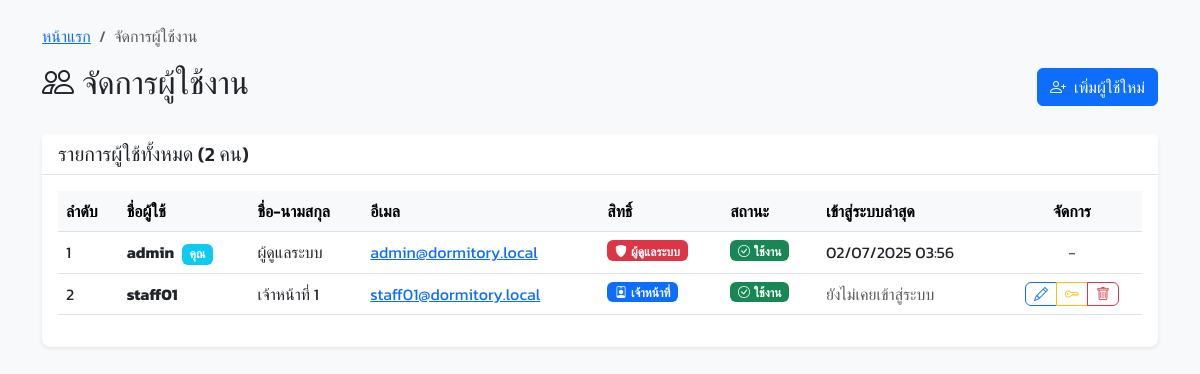
The page /admin/users.php (signed in) on the database its author committed.
### tables this page shows
CREATE TABLE `users` (
  `user_id` int(11) NOT NULL,
  `username` varchar(50) NOT NULL,
  `password_hash` varchar(255) NOT NULL,
  `full_name` varchar(100) NOT NULL,
  `email` varchar(100) DEFAULT NULL,
  `user_role` enum('admin','staff') DEFAULT 'staff',
  `is_active` tinyint(1) DEFAULT 1,
  `last_login` timestamp NULL DEFAULT NULL,
  `created_at` timestamp NOT NULL DEFAULT current_timestamp()
);

### admin/users.php (the view, shortened to what this page needs)
<?php
require_once 'config.php';
try {
    $stmt = $pdo->query("SELECT * FROM users ORDER BY created_at DESC");
    $users = $stmt->fetchAll();
} catch(PDOException $e) {
    $error_message = 'เกิดข้อผิดพลาดในการโหลดข้อมูล';
    $users = [];
}
include 'includes/header.php';
?>
<div class="container mt-4">
    <nav aria-label="breadcrumb">
        <ol class="breadcrumb">
            <li class="breadcrumb-item"><a href="index.php">หน้าแรก</a></li>
            <li class="breadcrumb-item active">จัดการผู้ใช้งาน</li>
        </ol>
    </nav>
    <div class="d-flex justify-content-between align-items-center mb-4">
        <h2><i class="bi bi-people me-2"></i>จัดการผู้ใช้งาน</h2>
        <button class="btn btn-primary" data-bs-toggle="modal" data-bs-target="#addUserModal">
            <i class="bi bi-person-plus me-2"></i>เพิ่มผู้ใช้ใหม่
        </button>
    </div>
    <div class="card">
        <div class="card-header">
            <h5 class="card-title mb-0">รายการผู้ใช้ทั้งหมด (<?php echo count($users); ?> คน)</h5>
        </div>
        <div class="card-body">
            <div class="table-responsive">
                <table class="table table-hover">
                    <thead class="table-light">
                        <tr>
                            <th>ลำดับ</th>
                            <th>ชื่อผู้ใช้</th>
                            <th>ชื่อ-นามสกุล</th>
                            <th>อีเมล</th>
                            <th>สิทธิ์</th>
                            <th>สถานะ</th>
                            <th>เข้าสู่ระบบล่าสุด</th>
                            <th class="text-center">จัดการ</th>
                        </tr>
                    </thead>
                    <tbody>
                        <?php foreach ($users as $index => $user): ?>
                        <tr>
                            <td><?php echo $index + 1; ?></td>
                            <td>
                                <strong><?php echo htmlspecialchars($user['username']); ?></strong>
                                <?php if ($user['user_id'] == $_SESSION['user_id']): ?>
                                    <span class="badge bg-info ms-1">คุณ</span>
                                <?php endif; ?>
                            </td>
                            <td><?php echo htmlspecialchars($user['full_name']); ?></td>
                            <td>
                                <?php if ($user['email']): ?>
                                    <a href="mailto:<?php echo htmlspecialchars($user['email']); ?>">
                                        <?php echo htmlspecialchars($user['email']); ?>
                                    </a>
                                <?php else: ?>
                                    <span class="text-muted">-</span>
                                <?php endif; ?>
                            </td>
                            <td>
                                <?php if ($user['user_role'] === 'admin'): ?>
                                    <span class="badge bg-danger">
                                        <i class="bi bi-shield-fill me-1"></i>ผู้ดูแลระบบ
                                    </span>
                                <?php else: ?>
                                    <span class="badge bg-primary">
                                        <i class="bi bi-person-badge me-1"></i>เจ้าหน้าที่
                                    </span>
                                <?php endif; ?>
                            </td>
                            <td>
                                <?php if ($user['is_active']): ?>
                                    <span class="badge bg-success">
                                        <i class="bi bi-check-circle me-1"></i>ใช้งาน
                                    </span>
                                <?php else: ?>
                                    <span class="badge bg-secondary">
                                        <i class="bi bi-x-circle me-1"></i>ปิดใช้งาน
                                    </span>
                                <?php endif; ?>
                            </td>
                            <td>
                                <?php if ($user['last_login']): ?>
                                    <?php echo date('d/m/Y H:i', strtotime($user['last_login'])); ?>
                                <?php else: ?>
                                    <span class="text-muted">ยังไม่เคยเข้าสู่ระบบ</span>
                                <?php endif; ?>
                            </td>
                            <td class="text-center">
                                <?php if ($user['user_id'] != $_SESSION['user_id']): ?>
                                    <div class="btn-group" role="group">
                                        <button class="btn btn-sm btn-outline-primary"
                                                onclick="editUser(<?php echo htmlspecialchars(json_encode($user)); ?>)">
                                            <i class="bi bi-pencil"></i>
                                        </button>
                                        <button class="btn btn-sm btn-outline-warning"
                                                onclick="resetPassword(<?php echo $user['user_id']; ?>, '<?php echo htmlspecialchars($user['username']); ?>')">
                                            <i class="bi bi-key"></i>
                                        </button>
                                        <button class="btn btn-sm btn-outline-danger"
                                                onclick="deleteUser(<?php echo $user['user_id']; ?>, '<?php echo htmlspecialchars($user['username']); ?>')">
                                            <i class="bi bi-trash"></i>
                                        </button>
                                    </div>
                                <?php else: ?>
                                    <span class="text-muted">-</span>
                                <?php endif; ?>
                            </td>
                        </tr>
                        <?php endforeach; ?>
                    </tbody>
                </table>
            </div>
        </div>
    </div>
</div>
<?php include 'includes/footer.php'; ?>

### includes/header.php (style rules this page uses)
body { font-family: 'Kanit', sans-serif; background-color: #f8f9fa; }
.card { border: none; box-shadow: 0 0.125rem 0.25rem rgba(0, 0, 0, 0.075); border-radius: 0.5rem; }
.card-header { background-color: #fff; border-bottom: 1px solid #dee2e6; font-weight: 500; }
.btn { border-radius: 0.375rem; font-weight: 500; }
.table th { font-weight: 600; background-color: #f8f9fa; }

### rows shown on the page
users: username "admin", shows "คุณ", full_name "ผู้ดูแลระบบ", email "admin@dormitory.local", user_role "admin" (drawn), is_active 1 (drawn), last_login "02/07/2025 03:56"
users: username "staff01", full_name "เจ้าหน้าที่ 1", email "staff01@dormitory.local", user_role "staff" (drawn), is_active 1 (drawn), shows "ยังไม่เคยเข้าสู่ระบบ"

### other values the page prints
count($users) "2"
